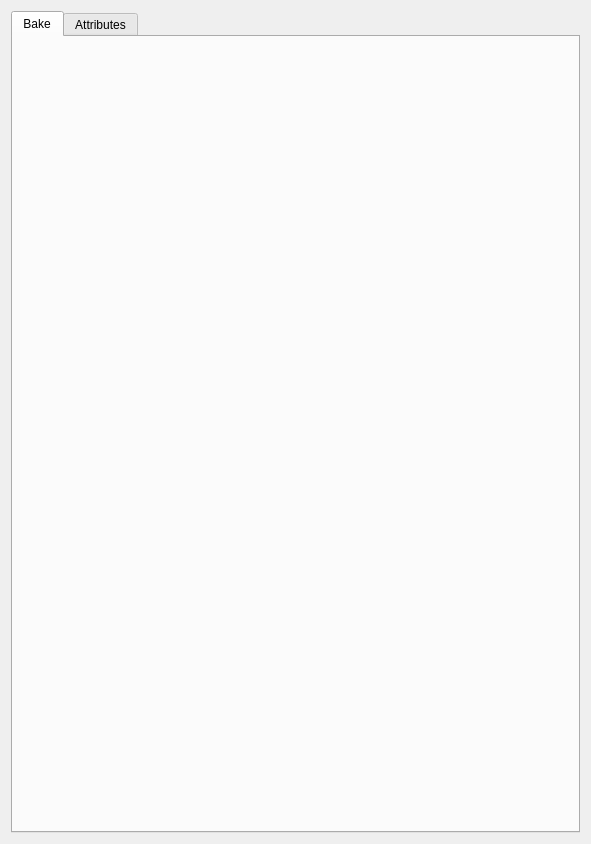
<?xml version="1.0" encoding="UTF-8"?>
<ui version="4.0">
 <class>Form</class>
 <widget class="QWidget" name="Form">
  <property name="geometry">
   <rect>
    <x>0</x>
    <y>0</y>
    <width>591</width>
    <height>844</height>
   </rect>
  </property>
  <property name="sizePolicy">
   <sizepolicy hsizetype="Expanding" vsizetype="Expanding">
    <horstretch>0</horstretch>
    <verstretch>0</verstretch>
   </sizepolicy>
  </property>
  <property name="windowTitle">
   <string>Form</string>
  </property>
  <layout class="QGridLayout" name="gridLayout_4">
   <item row="0" column="0">
    <widget class="QTabWidget" name="tab_widget">
     <property name="currentIndex">
      <number>0</number>
     </property>
     <widget class="QWidget" name="bake_tab">
      <property name="sizePolicy">
       <sizepolicy hsizetype="Expanding" vsizetype="Expanding">
        <horstretch>0</horstretch>
        <verstretch>0</verstretch>
       </sizepolicy>
      </property>
      <attribute name="title">
       <string>Bake</string>
      </attribute>
      <layout class="QGridLayout" name="gridLayout_5">
       <item row="0" column="0">
        <layout class="QVBoxLayout" name="bake_tab_layout">
         <property name="spacing">
          <number>2</number>
         </property>
         <property name="sizeConstraint">
          <enum>QLayout::SetMinimumSize</enum>
         </property>
        </layout>
       </item>
      </layout>
     </widget>
     <widget class="QWidget" name="attr_tab">
      <property name="sizePolicy">
       <sizepolicy hsizetype="Expanding" vsizetype="Expanding">
        <horstretch>0</horstretch>
        <verstretch>0</verstretch>
       </sizepolicy>
      </property>
      <attribute name="title">
       <string>Attributes</string>
      </attribute>
      <layout class="QGridLayout" name="gridLayout">
       <item row="2" column="0">
        <widget class="QGroupBox" name="attr_clear_group_box">
         <property name="title">
          <string>Clear Attributes</string>
         </property>
         <layout class="QGridLayout" name="gridLayout_2">
          <item row="0" column="0">
           <layout class="QVBoxLayout" name="attr_clear_layout"/>
          </item>
         </layout>
        </widget>
       </item>
       <item row="1" column="0">
        <widget class="QGroupBox" name="attr_select_group_box">
         <property name="title">
          <string>Select Attributes</string>
         </property>
         <layout class="QGridLayout" name="gridLayout_3">
          <item row="2" column="0">
           <layout class="QVBoxLayout" name="attr_select_layout"/>
          </item>
         </layout>
        </widget>
       </item>
       <item row="3" column="0">
        <spacer name="attr_tab_spacer">
         <property name="orientation">
          <enum>Qt::Vertical</enum>
         </property>
         <property name="sizeHint" stdset="0">
          <size>
           <width>20</width>
           <height>40</height>
          </size>
         </property>
        </spacer>
       </item>
       <item row="0" column="0">
        <widget class="QGroupBox" name="attr_set_group_box">
         <property name="title">
          <string>Set Attributes</string>
         </property>
         <layout class="QGridLayout" name="gridLayout_10">
          <item row="6" column="0">
           <layout class="QVBoxLayout" name="attr_set_layout"/>
          </item>
         </layout>
        </widget>
       </item>
      </layout>
     </widget>
    </widget>
   </item>
  </layout>
 </widget>
 <resources/>
 <connections/>
</ui>
